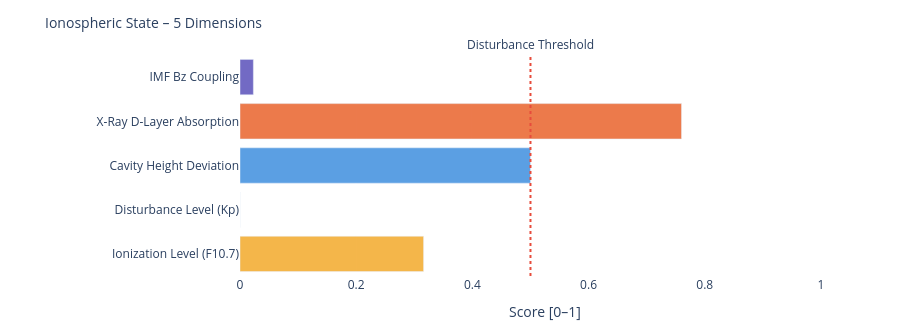

Notebook code cell kept with this figure:
### Markdown cell above
---
### 📐 Systemic Insight: Geometric Cavity vs. Real Schumann Resonance

**Relevant for:** Layer 6 = delta analysis &nbsp;|&nbsp; Layer 7 = feature vector / system interpretation

A cavity height change from 80 km to 70 km shifts the **idealized geometric frequencies** only minimally:

| Modus | Aktuell | Referenz | Δ |
|-------|---------|----------|---|
| SR-1 | 10.4762 Hz | 10.4599 Hz | +16 mHz |
| SR-2 | 18.1452 Hz | 18.1171 Hz | +28 mHz |
| SR-3 | 25.6612 Hz | 25.6215 Hz | +40 mHz |
| SR-4 | 33.1285 Hz | 33.0772 Hz | +51 mHz |

The geometric effect is limited because 10 km is very small compared to Earth's radius (~6371 km).

**Consequence:** Real Schumann deviations are likely driven more strongly by **conductivity, damping, day/night structure, lightning distribution and source geometry** than by pure cavity height.

---

**Layer 6 compares:**
```
geometric Δ from Layer 4  vs.  observed Δ from real Schumann measurement data
```

**Layer 7 Feature:**
```
If real Δ >> geometric Δ  →  non-geometric factors dominant
```

### Code cell
# ============================================================
# IONOSPHERIC STATE – Summary gauge
# Five dimensions: ionization, disturbance, cavity height, X-Ray, Bz coupling
# ============================================================

def norm(v, lo, hi):
    if v is None: return None
    return round(max(0.0, min(1.0, (v - lo) / (hi - lo))), 3)

# Ionization level (F10.7 → F2-Layer)
ioniz = norm(f107_val, 60, 250)

# Disturbance level (Kp → E/F-Layer irregularities)
disturb = norm(kp_val, 0, 9)

# Cavity height deviation from reference (80 km)
h_dev = norm(abs(h_eff - 80), 0, 20)

# X-Ray ionization (D-Layer absorption)
xray_ioniz = None
if xray_now is not None:
    xray_ioniz = norm(math.log10(max(xray_now, 1e-9)) + 9, 0, 5)

# Bz coupling (southward Bz → stronger magnetosphere-ionosphere coupling)
bz_coupling = norm(-(bz_now or 0), -5, 30) if bz_now is not None else None

dims = [
    ('Ionization Level (F10.7)',    ioniz,      '#F2A623'),
    ('Disturbance Level (Kp)',      disturb,    '#7F77DD'),
    ('Cavity Height Deviation',     h_dev,      '#378ADD'),
    ('X-Ray D-Layer Absorption',    xray_ioniz, '#E85D24'),
    ('IMF Bz Coupling',             bz_coupling,'#534AB7'),
]

fig = go.Figure()
for name, val, col in dims:
    if val is not None:
        h = int(val * 20)
        bar = '█' * h + '░' * (20 - h)
        label = f'{name}:  {bar}  {val:.3f}'
    else:
        label = f'{name}:  {"─" * 20}  n/a'
    fig.add_trace(go.Bar(
        x=[val if val is not None else 0],
        y=[name],
        orientation='h',
        marker_color=col, opacity=0.82,
        showlegend=False
    ))

fig.add_vline(x=0.5, line_dash='dot', line_color='#e74c3c',
              annotation_text='Disturbance Threshold', annotation_position='top')
fig.update_layout(
    title=dict(text='Ionospheric State – 5 Dimensions', font=dict(size=14)),
    xaxis=dict(title='Score [0–1]', range=[0, 1.05]),
    height=330, plot_bgcolor='rgba(0,0,0,0)', paper_bgcolor='rgba(0,0,0,0)',
    margin=dict(l=240, r=50, t=55, b=40)
)
fig.show()

print(f'\nIonospheric state:')
for name, val, _ in dims:
    print(f'  {name:<35} {val:.3f}' if val is not None else f'  {name:<35} n/a')

### Figure 1 — Plotly figure (JSON) as saved in the notebook; plotly's stock layout.template omitted (floating-point values rounded to 4 significant figures)
{"data": [{"marker": {"color": "#F2A623"}, "opacity": 0.82, "orientation": "h", "showlegend": false, "type": "bar", "x": [0.316], "y": ["Ionization Level (F10.7)"]}, {"marker": {"color": "#7F77DD"}, "opacity": 0.82, "orientation": "h", "showlegend": false, "type": "bar", "x": [0.0], "y": ["Disturbance Level (Kp)"]}, {"marker": {"color": "#378ADD"}, "opacity": 0.82, "orientation": "h", "showlegend": false, "type": "bar", "x": [0.5], "y": ["Cavity Height Deviation"]}, {"marker": {"color": "#E85D24"}, "opacity": 0.82, "orientation": "h", "showlegend": false, "type": "bar", "x": [0.76], "y": ["X-Ray D-Layer Absorption"]}, {"marker": {"color": "#534AB7"}, "opacity": 0.82, "orientation": "h", "showlegend": false, "type": "bar", "x": [0.023], "y": ["IMF Bz Coupling"]}], "layout": {"annotations": [{"showarrow": false, "text": "Disturbance Threshold", "x": 0.5, "xanchor": "center", "xref": "x", "y": 1, "yanchor": "bottom", "yref": "y domain"}], "height": 330, "margin": {"b": 40, "l": 240, "r": 50, "t": 55}, "paper_bgcolor": "rgba(0,0,0,0)", "plot_bgcolor": "rgba(0,0,0,0)", "shapes": [{"line": {"color": "#e74c3c", "dash": "dot"}, "type": "line", "x0": 0.5, "x1": 0.5, "xref": "x", "y0": 0, "y1": 1, "yref": "y domain"}], "title": {"font": {"size": 14}, "text": "Ionospheric State – 5 Dimensions"}, "xaxis": {"range": [0, 1.05], "title": {"text": "Score [0–1]"}}}}
